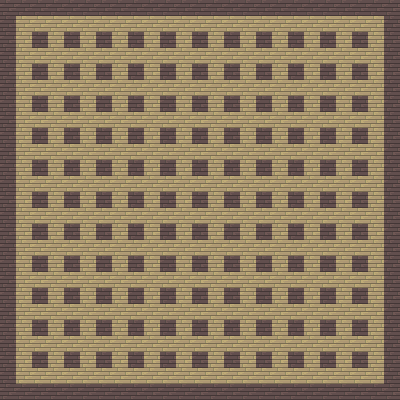

Tiled map render using the project's own tile images. Description and the whole map definition, tile-layer contents included, below:
An orthogonal 25x25 tile map with 16x16 px tiles, 1 tile layer (タイル・レイヤー1), 2 tilesets.

<map version="1.2" tiledversion="1.2.0" orientation="orthogonal" renderorder="right-down" width="25" height="25" tilewidth="16" tileheight="16" infinite="0" nextlayerid="3" nextobjectid="1">
 <tileset firstgid="1" source="floors128x32.tsx" />
 <tileset firstgid="17" source="objects64x32.tsx" />
 <layer id="1" name="タイル・レイヤー1" width="25" height="25">
  <data encoding="csv">
9,9,9,9,9,9,9,9,9,9,9,9,9,9,9,9,9,9,9,9,9,9,9,9,9,
9,1,1,1,1,1,1,1,1,1,1,1,1,1,1,1,1,1,1,1,1,1,1,1,9,
9,1,9,1,9,1,9,1,9,1,9,1,9,1,9,1,9,1,9,1,9,1,9,1,9,
9,1,1,1,1,1,1,1,1,1,1,1,1,1,1,1,1,1,1,1,1,1,1,1,9,
9,1,9,1,9,1,9,1,9,1,9,1,9,1,9,1,9,1,9,1,9,1,9,1,9,
9,1,1,1,1,1,1,1,1,1,1,1,1,1,1,1,1,1,1,1,1,1,1,1,9,
9,1,9,1,9,1,9,1,9,1,9,1,9,1,9,1,9,1,9,1,9,1,9,1,9,
9,1,1,1,1,1,1,1,1,1,1,1,1,1,1,1,1,1,1,1,1,1,1,1,9,
9,1,9,1,9,1,9,1,9,1,9,1,9,1,9,1,9,1,9,1,9,1,9,1,9,
9,1,1,1,1,1,1,1,1,1,1,1,1,1,1,1,1,1,1,1,1,1,1,1,9,
9,1,9,1,9,1,9,1,9,1,9,1,9,1,9,1,9,1,9,1,9,1,9,1,9,
9,1,1,1,1,1,1,1,1,1,1,1,1,1,1,1,1,1,1,1,1,1,1,1,9,
9,1,9,1,9,1,9,1,9,1,9,1,9,1,9,1,9,1,9,1,9,1,9,1,9,
9,1,1,1,1,1,1,1,1,1,1,1,1,1,1,1,1,1,1,1,1,1,1,1,9,
9,1,9,1,9,1,9,1,9,1,9,1,9,1,9,1,9,1,9,1,9,1,9,1,9,
9,1,1,1,1,1,1,1,1,1,1,1,1,1,1,1,1,1,1,1,1,1,1,1,9,
9,1,9,1,9,1,9,1,9,1,9,1,9,1,9,1,9,1,9,1,9,1,9,1,9,
9,1,1,1,1,1,1,1,1,1,1,1,1,1,1,1,1,1,1,1,1,1,1,1,9,
9,1,9,1,9,1,9,1,9,1,9,1,9,1,9,1,9,1,9,1,9,1,9,1,9,
9,1,1,1,1,1,1,1,1,1,1,1,1,1,1,1,1,1,1,1,1,1,1,1,9,
9,1,9,1,9,1,9,1,9,1,9,1,9,1,9,1,9,1,9,1,9,1,9,1,9,
9,1,1,1,1,1,1,1,1,1,1,1,1,1,1,1,1,1,1,1,1,1,1,1,9,
9,1,9,1,9,1,9,1,9,1,9,1,9,1,9,1,9,1,9,1,9,1,9,1,9,
9,1,1,1,1,1,1,1,1,1,1,1,1,1,1,1,1,1,1,1,1,1,1,1,9,
9,9,9,9,9,9,9,9,9,9,9,9,9,9,9,9,9,9,9,9,9,9,9,9,9
</data>
 </layer>
</map>